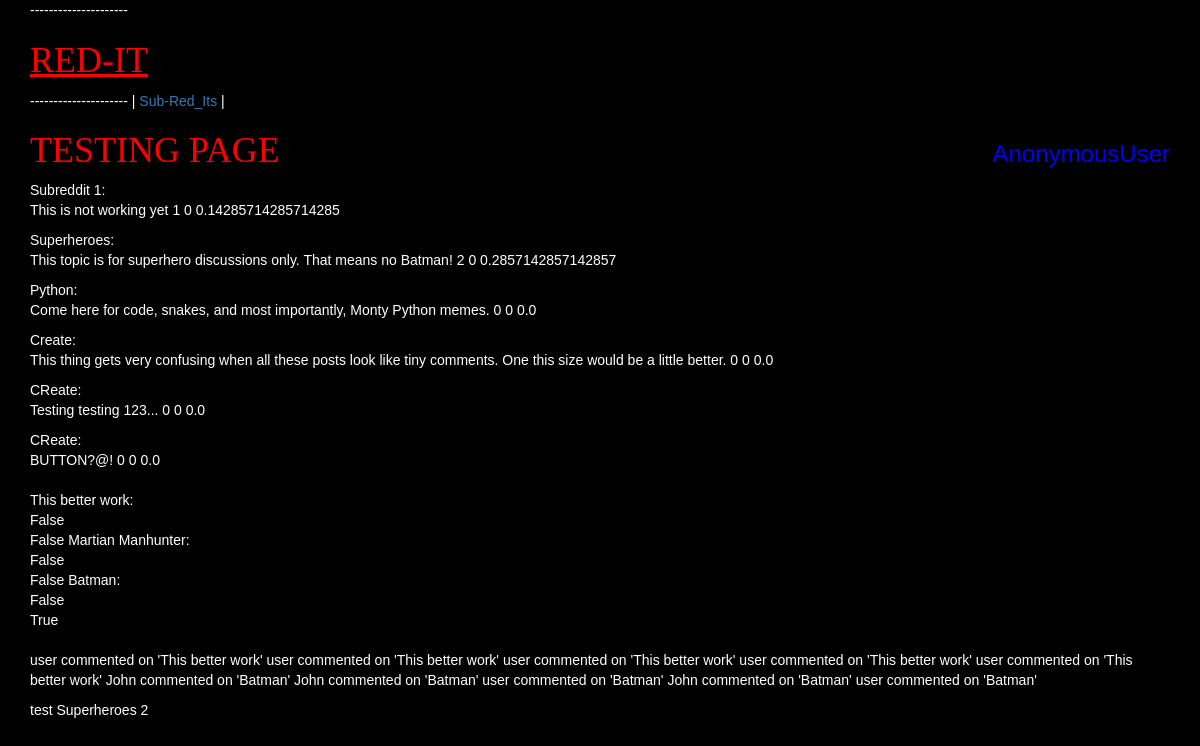
The app's page /testing/, older data.
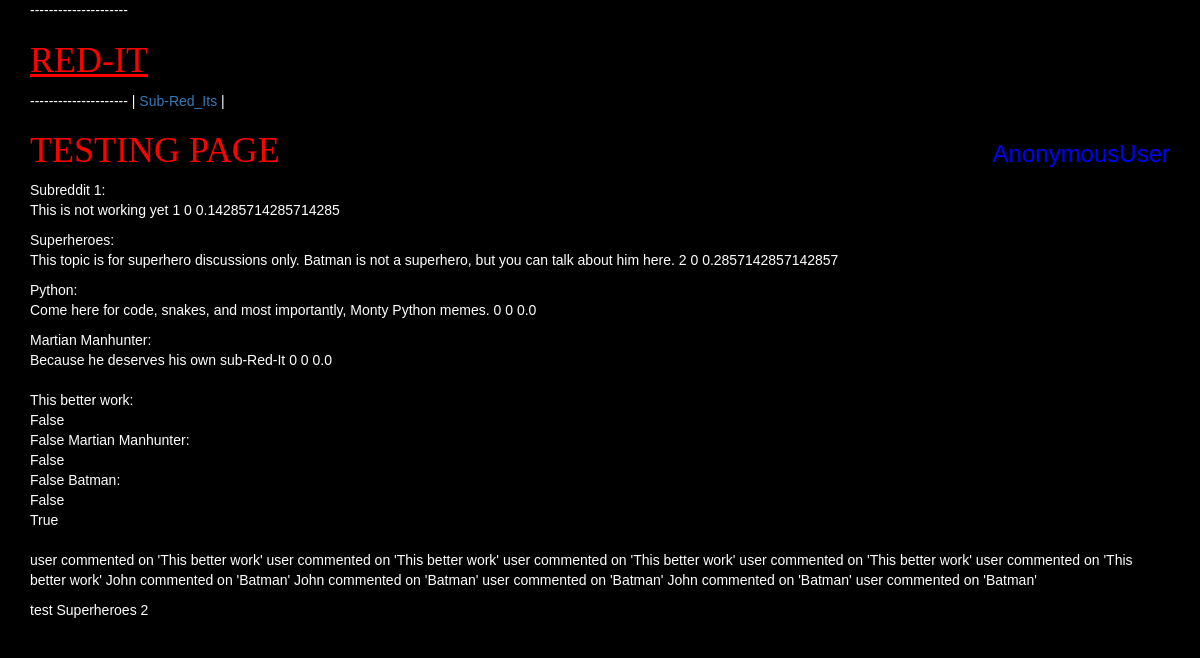
The same page, newer data.
### app/models.py (models this page shows)
class Subreddit(models.Model):
    name = models.CharField(max_length=20)
    description = models.CharField(max_length=255)
    creation_date_time = models.DateTimeField(auto_now_add=True)
    def __str__(self):
        return self.name
    @property
    def current_count(self):
        return Post.objects.filter(post_to_subreddit=self).count()
    def today_count(self):
        hrs24 = datetime.now() - timedelta(days=1)
        return Post.objects.filter(post_to_subreddit=self).filter(creation_time__gte=hrs24).count()
    def daily_average(self):
        hrs24 = datetime.now() - timedelta(days=30)
        return Post.objects.filter(post_to_subreddit=self).filter(creation_time__gte=hrs24).count()/7

class Post(models.Model):
    title = models.CharField(max_length=20)
    description = models.CharField(max_length=255)
    url = models.URLField(max_length=200, null=True, blank=True)
    creation_time = models.DateTimeField(auto_now_add=True)
    modification_time = models.DateTimeField(auto_now=True)
    post_to_subreddit = models.ForeignKey(Subreddit)
    post_to_user = models.ForeignKey(User)
    def __str__(self):
        return self.title
    def is_recent(self):
        hrs24 = datetime.now() - timedelta(days=1)
        if Post.objects.filter(creation_time__gte=hrs24):
            return True
        else:
            return False
    def is_hot(self):
        hrs78 = datetime.now() - timedelta(days=3)
        if Comment.objects.filter(comment_to_post=self).filter(created_time__gt=hrs78).count() > 3:
            return True
        else:
            return False
        class Meta:
            ordering = ('-creation_time')

class Comment(models.Model):
    comment_text = models.CharField(max_length=255)
    comment_to_user = models.ForeignKey(User)
    comment_to_post = models.ForeignKey(Post)
    created_time = models.DateTimeField(auto_now_add=True)
    modified_time = models.DateTimeField(auto_now=True)
    def __str__(self):
        return "{} commented on '{}'".format(self.comment_to_user.username, self.comment_to_post.title)

### app/views.py (the view)
# urls.py: url(r'^testing/', testing_view, name="testing_view"),
def testing_view(request):
    context = {
        "subreddits": Subreddit.objects.all(),
        "junkvar": Subreddit.objects.get(id=2),
        "posts": Post.objects.all(),
        "comments": Comment.objects.all()
    }
    return render(request, 'testing.html', context)

### templates/testing.html (shortened to what this page needs)
{% extends "base.html" %}
{% block content %}
    <h1 style="color:red; font-family:impact">TESTING PAGE</h1>
      {% for subred in subreddits %}
      <p>
      {{ subred }}:<br>
      {{ subred.description }}
      {{ subred.current_count }}
      {{ subred.today_count }}
      {{ subred.daily_average }}
      {% endfor %}
      <br>
      <br>
      {% for post in posts %}
      {{ post }}:<br>
      {{ post.is_recent }}
      <br>
      {{ post.is_hot }}
      {% endfor %}
<br><br>
    {% for comment in comments %}
    {{ comment }}
    {% endfor %}
    </p>
    <p>
        test
        {{ junkvar.name }}
        {{ junkvar.current_count }}
    </p>
    {% endblock %}

Row changes from the older to the newer data that the page shows:
removed Subreddit: name "Create", description "This thing gets very confusing when all these posts look like tiny comments. One this size would be a little better.", current_count "0", today_count "0", daily_average "0.0"
removed Subreddit: name "CReate", description "Testing testing 123...", current_count "0", today_count "0", daily_average "0.0"
removed Subreddit: name "CReate", description "BUTTON?@!", current_count "0", today_count "0", daily_average "0.0"
changed Subreddit "Superheroes": description "This topic is for superhero discussions only. That means no Batman!" → "This topic is for superhero discussions only. Batman is not a superhero, but you can talk about him here."
added Subreddit: name "Martian Manhunter", description "Because he deserves his own sub-Red-It", current_count "0", today_count "0", daily_average "0.0"
